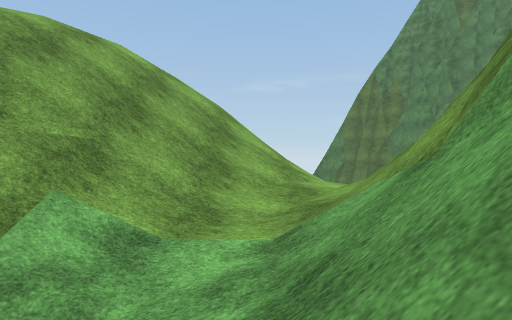
view 1 (above)

16 first-person views from a walk through a scene from a Unity 3-D project. The camera is 1.3 m above the floor, looks level and sees 75° across. The floor is counted in squares, 2 m on a side. Each view is taken from the middle of a square. On the plan, view 1 faces up. The plan holds only what a view shows up to about 10 squares ahead; the rest is blank. The place goes on beyond the plan. Some animated figures are left out. Surface patterns are stand-ins for the level's own textures.

view 2
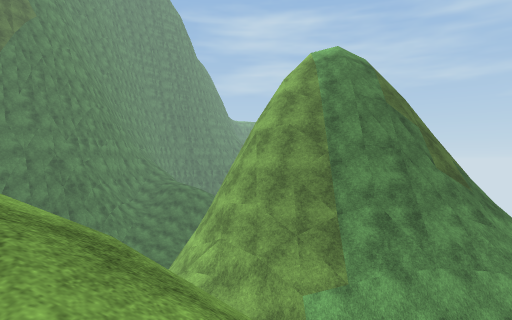

view 3
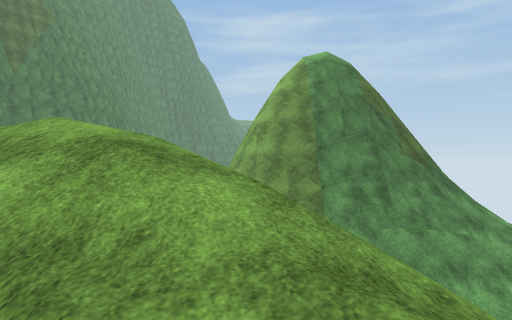

view 4
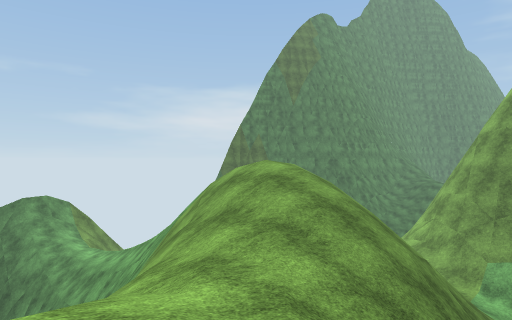

view 5
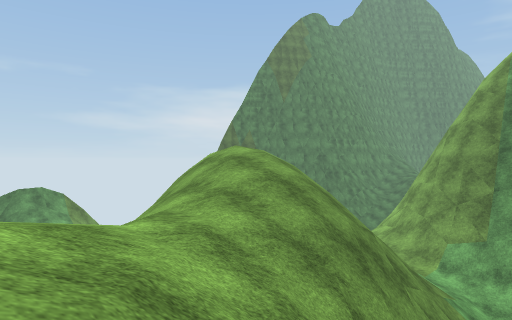

view 6
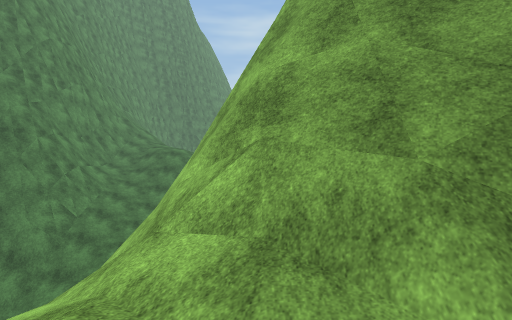

view 7
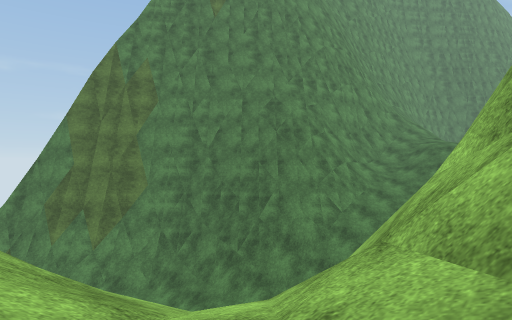

view 8
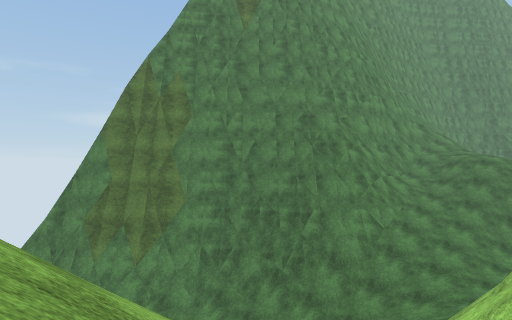

view 9
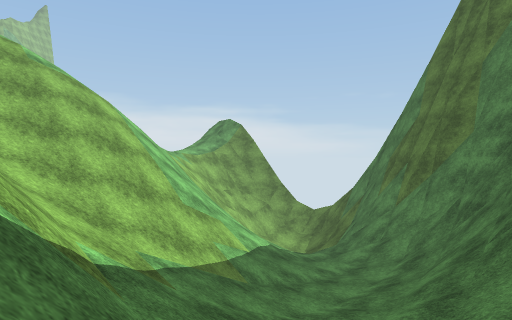

view 10
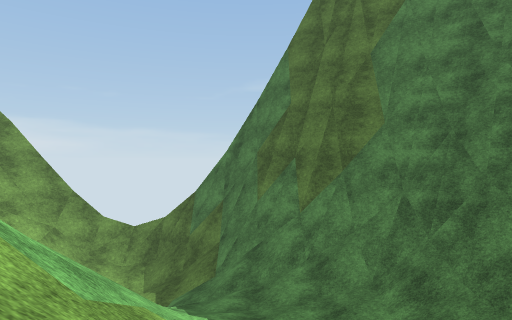

view 11
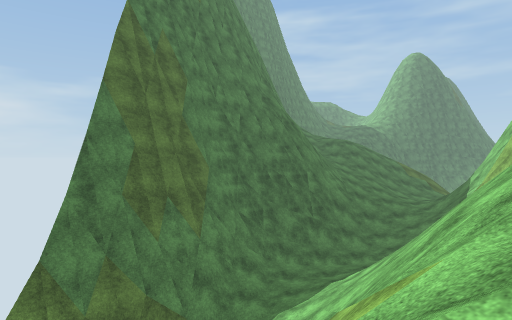

view 12
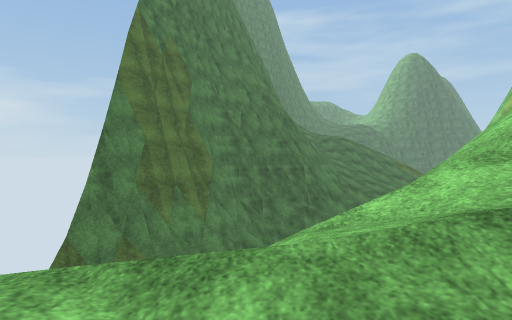

view 13
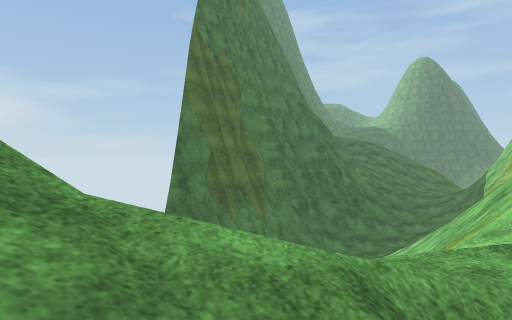

view 14
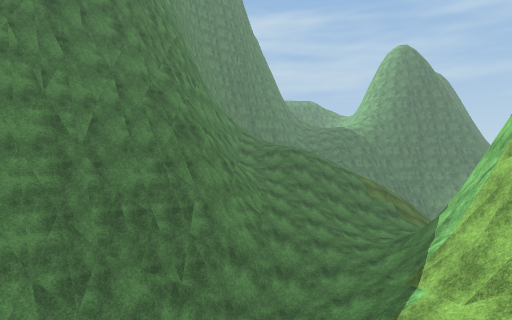

view 15
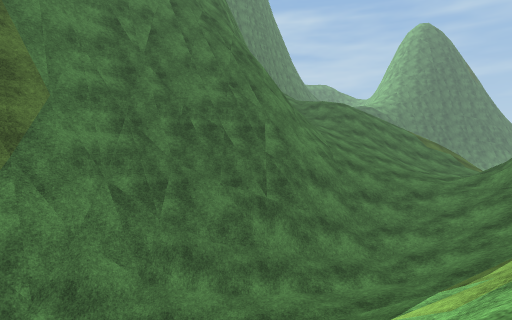

view 16
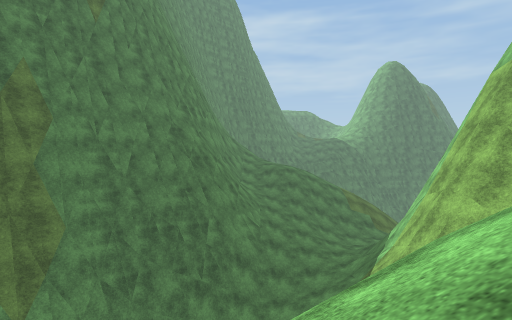

### Floor plan
Key: @ floor where view 1 was taken; # wall or solid block; . main floor; - floor 0.75 m lower than the main floor; _ floor 1.5 m lower than the main floor; < floor 2.25 m lower than the main floor; : floor 3.25 m higher than the main floor; + floor 5.75 m higher than the main floor; * floor 6.5 m higher than the main floor; % floor 11.25 m higher than the main floor; & floor 12 m higher than the main floor; $ floor 13 m higher than the main floor; / step, stairs or slope; = window, fence, low wall or low ledge; v drop or lower ground.
Columns run from 10 left of view 1 to 10 right of it. Each row starts with its distance up from view 1.
 19        #######
 18        ##///=##
 17    /       </=###
 16      +      _//###
 15     /+/ =    --/=##
 14      ////#=///../###
 13       ///v=////..=###
 12         / v/////./=##
 11     v  /////////.///=
 10     v=  /////////////
  9     vv  /////////////
  8     vv  ////////==//:
  7    vv/ ///////#####//
  6   ////$//////=######/
  5  ////$/////*###
  4  //%////=///##
  3 /%%///#=//*=#
  2 &////v#=///##
  1 ///      //##
  0 /         @###
 -1          //###
 -2          ////##
 -3            ///

Positions as (right, up) in squares from view 1, and headings:
1: (0, 0), facing up
2: (-6, 4), facing right
3: (-8, 4), facing right
4: (-10, 1), facing up-right
5: (-10, 0), facing up-right
6: (0, 5), facing right
7: (1, 5), facing up-right
8: (0, 6), facing up-right
9: (9, 7), facing up-left
10: (4, 9), facing up
11: (-5, 15), facing right
12: (-6, 15), facing right
13: (-7, 17), facing right
14: (0, 11), facing right
15: (1, 13), facing right
16: (-3, 11), facing right
